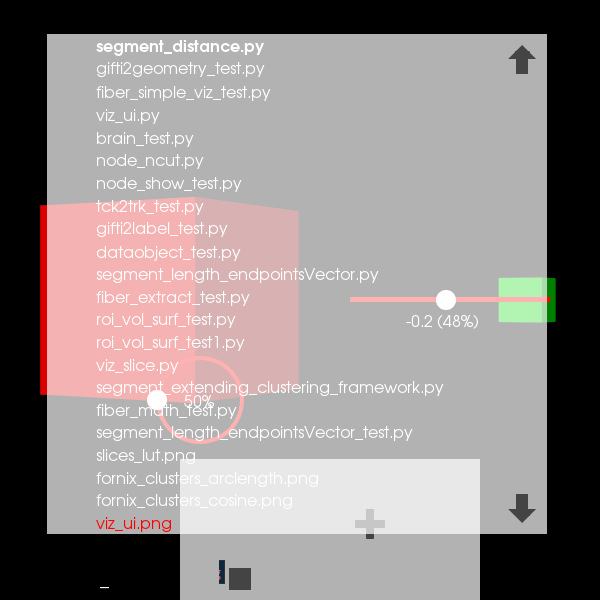

Write Python code to recreate this figure.
"""
===============
User Interfaces
===============

This example shows how to use the UI API.
Currently includes button, textbox, panel, and line slider.

First, a bunch of imports.

"""
import os

from dipy.data import read_viz_icons, fetch_viz_icons

from dipy.viz import ui, window

"""
3D Elements
===========

Let's have some cubes in 3D.
"""


def cube_maker(color=None, size=(0.2, 0.2, 0.2), center=None):
    cube = window.vtk.vtkCubeSource()
    cube.SetXLength(size[0])
    cube.SetYLength(size[1])
    cube.SetZLength(size[2])
    if center is not None:
        cube.SetCenter(*center)
    cube_mapper = window.vtk.vtkPolyDataMapper()
    cube_mapper.SetInputConnection(cube.GetOutputPort())
    cube_actor = window.vtk.vtkActor()
    cube_actor.SetMapper(cube_mapper)
    if color is not None:
        cube_actor.GetProperty().SetColor(color)
    return cube_actor


cube_actor_1 = cube_maker((1, 0, 0), (50, 50, 50), center=(0, 0, 0))
cube_actor_2 = cube_maker((0, 1, 0), (10, 10, 10), center=(100, 0, 0))

"""
Buttons
=======

We first fetch the icons required for making the buttons.
"""

fetch_viz_icons()

"""
Add the icon filenames to a dict.
"""

icon_files = dict()
icon_files['stop'] = read_viz_icons(fname='stop2.png')
icon_files['play'] = read_viz_icons(fname='play3.png')
icon_files['plus'] = read_viz_icons(fname='plus.png')
icon_files['cross'] = read_viz_icons(fname='cross.png')

"""
Create a button through our API.
"""

button_example = ui.Button2D(icon_fnames=icon_files)

"""
We now add some click listeners.
"""


def left_mouse_button_click(i_ren, obj, button):
    print("Left Button Clicked")


def left_mouse_button_drag(i_ren, obj, button):
    print ("Left Button Dragged")


button_example.on_left_mouse_button_drag = left_mouse_button_drag
button_example.on_left_mouse_button_pressed = left_mouse_button_click


def right_mouse_button_drag(i_ren, obj, button):
    print("Right Button Dragged")


def right_mouse_button_click(i_ren, obj, button):
    print ("Right Button Clicked")


button_example.on_right_mouse_button_drag = right_mouse_button_drag
button_example.on_right_mouse_button_pressed = right_mouse_button_click

"""
Let's have another button.
"""

second_button_example = ui.Button2D(icon_fnames=icon_files)

"""
This time, we will call the built in `next_icon` method
via a callback that is triggered on left click.
"""


def modify_button_callback(i_ren, obj, button):
    button.next_icon()
    i_ren.force_render()


second_button_example.on_left_mouse_button_pressed = modify_button_callback

"""
Panels
======

Simply create a panel and add elements to it.
"""

panel = ui.Panel2D(center=(440, 90), size=(300, 150), color=(1, 1, 1),
                   align="right")
panel.add_element(button_example, 'relative', (0.2, 0.2))
panel.add_element(second_button_example, 'absolute', (480, 100))

"""
TextBox
=======
"""

text = ui.TextBox2D(height=3, width=10)

"""
2D Line Slider
==============
"""


def translate_green_cube(i_ren, obj, slider):
    value = slider.value
    cube_actor_2.SetPosition(value, 0, 0)


line_slider = ui.LineSlider2D(initial_value=-2,
                              min_value=-5, max_value=5)

line_slider.add_callback(line_slider.slider_disk,
                         "MouseMoveEvent",
                         translate_green_cube)

"""
2D Disk Slider
==============
"""


def rotate_red_cube(i_ren, obj, slider):
    angle = slider.value
    cube_actor_1.RotateY(0.005 * angle)


disk_slider = ui.DiskSlider2D()
disk_slider.set_center((200, 200))
disk_slider.add_callback(disk_slider.handle,
                         "MouseMoveEvent",
                         rotate_red_cube)

"""
2D File Select Menu
==============
"""

file_select_menu = ui.FileSelectMenu2D(size=(500, 500),
                                       position=(300, 300),
                                       font_size=16,
                                       extensions=["py", "png"],
                                       directory_path=os.getcwd(),
                                       parent=None)

"""
Adding Elements to the ShowManager
==================================

Once all elements have been initialised, they have
to be added to the show manager in the following manner.
"""

current_size = (600, 600)
show_manager = window.ShowManager(size=current_size, title="DIPY UI Example")

show_manager.ren.add(cube_actor_1)
show_manager.ren.add(cube_actor_2)
show_manager.ren.add(panel)
show_manager.ren.add(text)
show_manager.ren.add(line_slider)
show_manager.ren.add(disk_slider)
show_manager.ren.add(file_select_menu)
show_manager.ren.reset_camera()
show_manager.ren.reset_clipping_range()
show_manager.ren.azimuth(30)

# Uncomment this to start the visualisation
show_manager.start()

window.record(show_manager.ren, size=current_size, out_path="viz_ui.png")

"""
.. figure:: viz_ui.png
   :align: center

   **User interface example**.
"""
